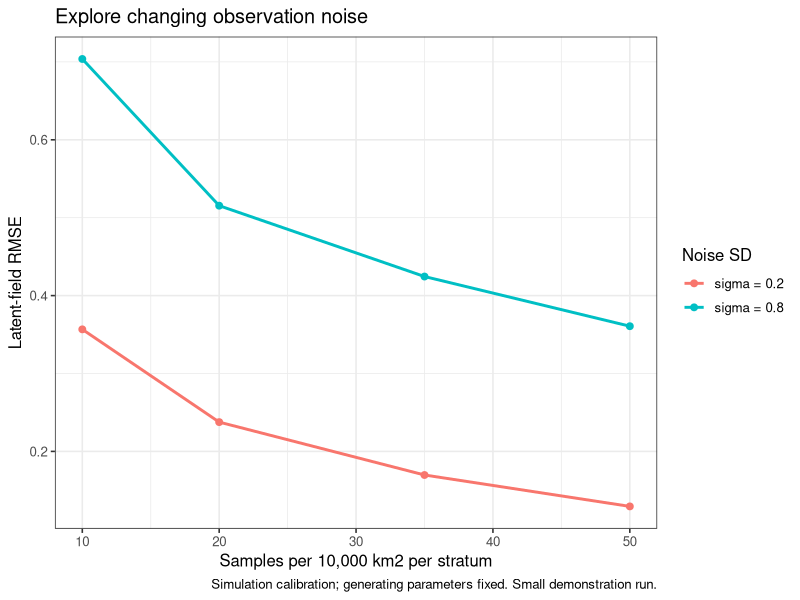
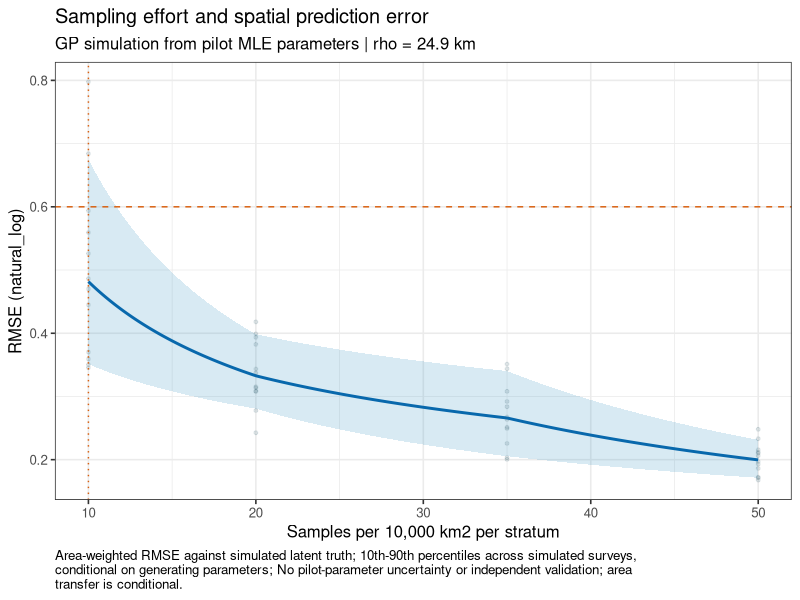
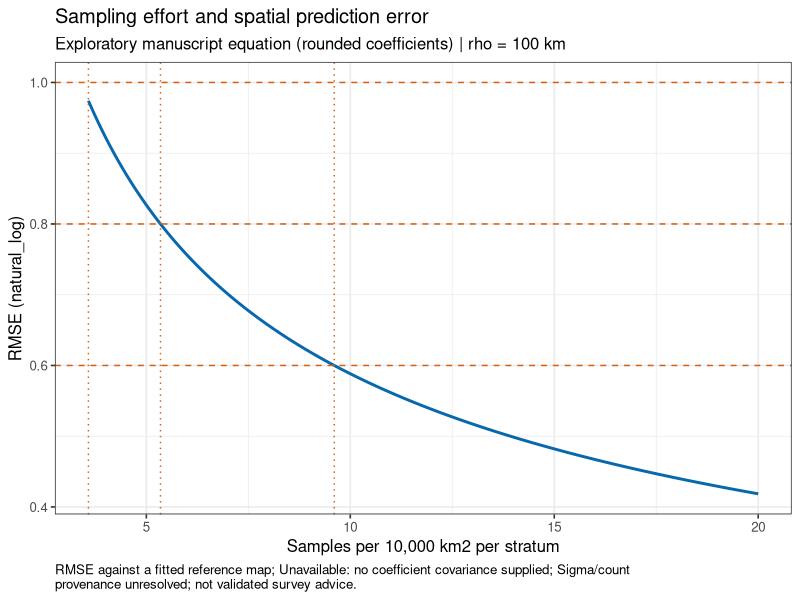

R code for these plots, in order:
# eDNA survey planner -----------------------------------------------------------
# Standalone prototype: source this file in RStudio. Editable scenarios and
# executable checks are at the VERY END. No downloads or files are written.
# To load functions only: options(edna.run_examples = FALSE); source("...")
# Dependencies: install.packages(c("dplyr", "ggplot2", "tidyr", "stringr"))
#
# Main functions:
#   calibrate_survey() : manuscript illustration, supplied GP parameters, or pilot
#   plan_samples()    : epsilon + area -> samples PER STRATUM
#   plan_area()       : samples PER STRATUM + epsilon -> conditional area
# Methods: predict(calibration, ...), plot(calibration), plot(plan), print(...).
#
# Units: coordinates and rho in km; area in km^2; alpha/sigma are STANDARD
# DEVIATIONS on the supplied response scale. Nothing is automatically logged.
# One sample = one observation at a distinct site within one stratum.
# Plan different strata separately. This does not optimise sampling locations.
#
# Two deliberately distinct error targets:
# * manuscript: RMSE versus a fitted reference map; rounded published regression
#   coefficients. Exploratory ONLY: archived sigma/count provenance unresolved.
# * GP simulation: RMSE versus known latent truth over a supplied grid; refits
#   by maximum likelihood (not the manuscript's Bayesian Stan fitting).
#   Results condition on the chosen/estimated generating parameters. Simulation
#   variability is NOT a confidence interval or a target-attainment guarantee.
# All area conversions assume the density relationship transfers to the new
# extent/geometry. They do not identify a geographic boundary of good inference.
#
# Local design brief: eDNA_sampling_package_brainstorm.md
# GP model: https://mc-stan.org/docs/stan-users-guide/gaussian-processes.html
# Paper relationship: log(epsilon) = omega + beta*log(E) + theta*log(rho)
#                                      + gamma*log(E)*log(rho)

.edna_packages <- c("dplyr", "ggplot2", "tidyr", "stringr")
.edna_missing <- .edna_packages[!vapply(.edna_packages, requireNamespace,
                                      logical(1), quietly = TRUE)]
if (length(.edna_missing)) {
  stop("Install required packages first: install.packages(c(",
       paste(sprintf('"%s"', .edna_missing), collapse = ", "), "))",
       call. = FALSE)
}
suppressPackageStartupMessages({
  library(dplyr)
  library(ggplot2)
  library(tidyr)
  library(stringr)
})

# Internal helpers -------------------------------------------------------------
.edna_positive <- function(z, name, scalar = FALSE, integer = FALSE,
                           allow_zero = FALSE) {
  if (!is.numeric(z) || !length(z) || any(!is.finite(z)) ||
      any(if (allow_zero) z < 0 else z <= 0) ||
      (scalar && length(z) != 1L) ||
      (integer && any(abs(z - round(z)) > 1e-8))) {
    stop(name, " must contain ", if (scalar) "one " else "",
         if (allow_zero) "non-negative" else "positive", " finite ",
         if (integer) "integer(s)." else "number(s).", call. = FALSE)
  }
}

.edna_seed <- function(seed, expr) {
  .edna_positive(seed, "seed", scalar = TRUE, integer = TRUE, allow_zero = TRUE)
  had_seed <- exists(".Random.seed", envir = .GlobalEnv, inherits = FALSE)
  if (had_seed) old_seed <- get(".Random.seed", envir = .GlobalEnv)
  on.exit(if (had_seed) assign(".Random.seed", old_seed, envir = .GlobalEnv)
          else if (exists(".Random.seed", envir = .GlobalEnv, inherits = FALSE))
            rm(".Random.seed", envir = .GlobalEnv), add = TRUE)
  set.seed(seed)
  force(expr)
}

.edna_xy <- function(data, x, y, name) {
  if (!is.data.frame(data) || !all(c(x, y) %in% names(data)))
    stop(name, " must be a data frame with columns ", x, " and ", y, ".",
         call. = FALSE)
  if (x == y || !all(vapply(data[c(x, y)], is.numeric, logical(1))))
    stop(name, " needs two different numeric coordinate columns in km.",
         call. = FALSE)
  xy <- as.matrix(data[c(x, y)])
  if (nrow(xy) < 5L || any(!is.finite(xy)) || anyDuplicated(as.data.frame(xy)))
    stop(name, " needs at least 5 finite, distinct coordinate pairs. Analyse ",
         "strata separately; do not count replicates as independent sites.",
         call. = FALSE)
  xy
}

.edna_d2 <- function(x, y = x) {
  pmax(outer(rowSums(x^2), rowSums(y^2), "+") - 2 * tcrossprod(x, y), 0)
}
.edna_cov <- function(d2, rho_km, spatial_sd) {
  spatial_sd^2 * exp(-d2 / (2 * rho_km^2))
}
.edna_solve <- function(R, b) backsolve(R, forwardsolve(t(R), b))

# Profile the constant mean using GLS; optimise free log covariance parameters.
# Bounded multistart MLE keeps the standalone script independent of Stan.
.edna_fit_gp <- function(xy, response, fixed = list()) {
  d2 <- .edna_d2(xy)
  distances <- sqrt(d2[upper.tri(d2)])
  sy <- stats::sd(response)
  if (!is.finite(sy) || sy < 1e-10)
    stop("The response has no usable variation for fitting a spatial GP.",
         call. = FALSE)
  lower <- c(rho_km = min(distances[distances > 0]) / 20,
             spatial_sd = sy * 1e-3, noise_sd = sy * 1e-3)
  upper <- c(rho_km = max(distances) * 10,
             spatial_sd = sy * 10, noise_sd = sy * 10)
  fixed <- unlist(fixed)
  free <- setdiff(names(lower), names(fixed))
  assemble <- function(par) {
    out <- setNames(numeric(3), names(lower))
    out[names(fixed)] <- fixed
    out[free] <- exp(par)
    out
  }
  evaluate <- function(par, details = FALSE) {
    p <- assemble(par)
    K <- .edna_cov(d2, p[["rho_km"]], p[["spatial_sd"]])
    diag(K) <- diag(K) + p[["noise_sd"]]^2 +
      1e-9 * (p[["spatial_sd"]]^2 + p[["noise_sd"]]^2)
    R <- tryCatch(chol(K), error = function(e) NULL)
    if (is.null(R)) return(1e100)
    inv_one <- .edna_solve(R, rep(1, nrow(xy)))
    mu <- sum(inv_one * response) / sum(inv_one)
    residual <- response - mu
    value <- sum(log(diag(R))) +
      sum(residual * .edna_solve(R, residual)) / 2 +
      length(response) * log(2 * pi) / 2
    if (details) list(parameters = p, mean = mu, R = R, value = value)
    else value
  }
  if (!length(free)) {
    result <- evaluate(numeric(), details = TRUE)
    result$at_boundary <- FALSE
    return(result)
  }
  starts <- lapply(c(0.1, 0.35, 0.8), function(fraction) {
    initial <- c(rho_km = max(distances) * fraction,
                 spatial_sd = sy * 0.8, noise_sd = sy * 0.5)
    initial <- pmin(pmax(initial, lower * 1.01), upper / 1.01)
    tryCatch(stats::optim(log(initial[free]), evaluate, method = "L-BFGS-B",
                         lower = log(lower[free]), upper = log(upper[free]),
                         control = list(maxit = 150)),
             error = function(e) NULL)
  })
  good <- vapply(starts, function(s) !is.null(s) && s$convergence == 0 &&
                   is.finite(s$value) && s$value < 1e99, logical(1))
  if (!any(good)) stop("GP optimisation did not converge. Check the data and ",
                       "parameter assumptions.", call. = FALSE)
  fits <- starts[good]
  best <- fits[[which.min(vapply(fits, `[[`, numeric(1), "value"))]]
  result <- evaluate(best$par, details = TRUE)
  result$at_boundary <- any(abs(best$par - log(lower[free])) < 0.01 |
                             abs(best$par - log(upper[free])) < 0.01)
  result
}

.edna_cal_check <- function(calibration) {
  if (!inherits(calibration, "edna_calibration"))
    stop("calibration must be returned by calibrate_survey().", call. = FALSE)
}

# Calibration ------------------------------------------------------------------
# Supply exactly one of:
# 1. preset = "manuscript", rho_km = ... (explicit exploratory preset)
# 2. rho_km, spatial_sd, noise_sd, domain, area_km2 (parameter simulation)
# 3. data, response, domain, area_km2 (pilot fit, then simulation).
#    Optional rho_km/spatial_sd/noise_sd FIX these parameters during pilot fit.
#
# domain: data frame of prediction AND candidate sampling locations, x/y in km.
# Optional domain$weight gives positive area weights; equal-area cells otherwise.
# Samples are selected uniformly among candidate locations without replacement.
# Pilot observations estimate parameters; they are NOT treated as legacy samples
# in the planned survey. Simulation refits all GP covariance parameters when
# refit = TRUE. refit = FALSE assumes parameters known, often optimistically.
#
# n_sim controls Monte Carlo accuracy, not statistical confidence. Use >= 100
# for substantive exploration, then assess convergence and independent accuracy.
# Dense GP calculations are capped at 500 grid points for this prototype.
calibrate_survey <- function(data = NULL, x = "x_km", y = "y_km",
                             response = "log_edna", domain = NULL,
                             area_km2 = NULL, rho_km = NULL,
                             spatial_sd = NULL, noise_sd = NULL,
                             preset = NULL, n_samples = c(10, 20, 40, 80),
                             n_sim = 30, seed = 42,
                             response_scale = "natural_log", refit = TRUE) {
  if (!is.character(response_scale) || length(response_scale) != 1L ||
      is.na(response_scale) || !nzchar(str_trim(response_scale)))
    stop("response_scale must name the scale of your response.", call. = FALSE)
  supplied <- list(rho_km = rho_km, spatial_sd = spatial_sd, noise_sd = noise_sd)
  for (nm in names(supplied)) if (!is.null(supplied[[nm]]))
    .edna_positive(supplied[[nm]], nm, scalar = TRUE, allow_zero = nm == "noise_sd")
  if (!is.null(preset)) {
    if (!identical(preset, "manuscript"))
      stop('The only preset is "manuscript".', call. = FALSE)
    if (!is.null(data) || !is.null(domain) || !is.null(spatial_sd) ||
        !is.null(noise_sd) || !is.null(area_km2))
      stop("The manuscript preset cannot accept data, domain, area, or altered ",
           "variance parameters. Use simulation calibration for those.", call. = FALSE)
    .edna_positive(rho_km, "rho_km", scalar = TRUE)
    if (rho_km < 25 || rho_km > 1000)
      stop("The manuscript illustration supports rho_km from 25 to 1000.",
           call. = FALSE)
    coefficients <- c(omega = 1.65, beta = -0.176, theta = -0.228, gamma = -0.0684)
    a <- unname(coefficients["omega"] + coefficients["theta"] * log(rho_km))
    b <- unname(coefficients["beta"] + coefficients["gamma"] * log(rho_km))
    if (b >= -1e-8) stop("The error curve cannot be safely inverted.", call. = FALSE)
    density <- exp(seq(log(3.58), log(20), length.out = 200))
    result <- list(engine = "manuscript", rho_km = rho_km,
                   spatial_sd = NA_real_, noise_sd = NA_real_,
                   coefficients = coefficients, a = a, b = b,
                   area_km2 = 200000, response_scale = "natural_log",
                   error_target = "RMSE against a fitted reference map",
                   source = "Exploratory manuscript equation (rounded coefficients)",
                   uncertainty = "Unavailable: no coefficient covariance supplied",
                   caveat = "Sigma/count provenance unresolved; not validated survey advice.",
                   curve = tibble(density = density, central = exp(a + b * log(density)),
                                  lower = NA_real_, upper = NA_real_))
    message("Using the exploratory manuscript equation; variance assumptions ",
            "and calibration provenance are unresolved.")
  } else {
    xy_grid <- .edna_xy(domain, x, y, "domain")
    if (nrow(xy_grid) > 500)
      stop("Use <= 500 domain cells for this dense-GP prototype. Check grid ",
           "resolution sensitivity before substantive use.", call. = FALSE)
    .edna_positive(area_km2, "area_km2", scalar = TRUE)
    .edna_positive(n_samples, "n_samples", integer = TRUE)
    .edna_positive(n_sim, "n_sim", scalar = TRUE, integer = TRUE)
    if (!is.logical(refit) || length(refit) != 1L || is.na(refit))
      stop("refit must be TRUE or FALSE.", call. = FALSE)
    sizes <- sort(unique(n_samples))
    if (length(sizes) < 3 || min(sizes) < 5 || max(sizes) > nrow(xy_grid))
      stop("Use at least 3 distinct sample sizes, all >= 5 and <= domain rows.",
           call. = FALSE)
    if (n_sim < 10) stop("Use n_sim >= 10 (prefer >= 100 for substantive work).",
                        call. = FALSE)
    weights <- if ("weight" %in% names(domain)) domain$weight else rep(1, nrow(domain))
    .edna_positive(weights, "domain$weight")
    weights <- weights / sum(weights)
    pilot_fit <- NULL
    fixed <- supplied[!vapply(supplied, is.null, logical(1))]
    if (!is.null(data)) {
      xy <- .edna_xy(data, x, y, "data")
      if (nrow(xy) > 500) stop("Use <= 500 pilot sites for this prototype.", call. = FALSE)
      if (!response %in% names(data) || !is.numeric(data[[response]]) ||
          any(!is.finite(data[[response]])))
        stop("response must name a finite numeric column. Transform and handle ",
             "zeros/detection limits explicitly before calibration.", call. = FALSE)
      pilot_fit <- .edna_fit_gp(xy, data[[response]], fixed)
      pars <- pilot_fit$parameters
      mu <- pilot_fit$mean
      if (pilot_fit$at_boundary)
        warning("Pilot covariance fit reached an optimisation bound; inspect ",
                "identifiability before using this calibration.", call. = FALSE)
    } else {
      if (length(fixed) != 3L)
        stop("Without pilot data, supply rho_km, spatial_sd, AND noise_sd.", call. = FALSE)
      pars <- unlist(fixed)
      mu <- 0
    }
    if (n_sim < 100) message("Small n_sim: quick exploration only; inspect Monte Carlo stability.")
    d2 <- .edna_d2(xy_grid)
    K <- .edna_cov(d2, pars[["rho_km"]], pars[["spatial_sd"]])
    R_latent <- chol(K + diag(1e-9 * pars[["spatial_sd"]]^2, nrow(K)))
    runs <- .edna_seed(seed, {
      rows <- vector("list", n_sim * length(sizes))
      k <- 0L
      for (iteration in seq_len(n_sim)) {
        truth <- mu + as.vector(t(R_latent) %*% rnorm(nrow(K)))
        observed <- truth + rnorm(nrow(K), sd = pars[["noise_sd"]])
        permutation <- sample.int(nrow(K))
        for (n in sizes) {
          idx <- permutation[seq_len(n)]
          fitted <- tryCatch(.edna_fit_gp(xy_grid[idx, , drop = FALSE], observed[idx],
                                         if (refit) list() else as.list(pars)),
                             error = function(e) stop("Simulation ", iteration,
                               ", n = ", n, ": ", conditionMessage(e), call. = FALSE))
          p <- fitted$parameters
          cross <- .edna_cov(d2[, idx, drop = FALSE], p[["rho_km"]], p[["spatial_sd"]])
          prediction <- fitted$mean + as.vector(cross %*%
            .edna_solve(fitted$R, observed[idx] - fitted$mean))
          k <- k + 1L
          rows[[k]] <- tibble(iteration = iteration, n_per_stratum = n,
                              density = 10000 * n / area_km2,
                              epsilon = sqrt(sum(weights * (prediction - truth)^2)),
                              boundary_fit = fitted$at_boundary)
        }
      }
      bind_rows(rows)
    })
    if (any(!is.finite(runs$epsilon) | runs$epsilon <= 0))
      stop("Simulation produced invalid RMSE values.", call. = FALSE)
    curve <- runs %>%
      group_by(density) %>%
      summarise(central_raw = exp(mean(log(epsilon))),
                lower_raw = as.numeric(quantile(epsilon, 0.1)),
                upper_raw = as.numeric(quantile(epsilon, 0.9)), .groups = "drop") %>%
      arrange(density)
    # Log-scale isotonic smoothing: an explicitly non-increasing planning curve.
    # Retain unsmoothed errors/runs so users can inspect Monte Carlo artefacts.
    decreasing <- function(z) exp(-stats::isoreg(log(curve$density), -log(z))$yf)
    curve <- curve %>% mutate(central = decreasing(central_raw),
                              lower = decreasing(lower_raw), upper = decreasing(upper_raw))
    boundary_rate <- mean(runs$boundary_fit)
    if (boundary_rate > 0.1)
      warning(round(100 * boundary_rate), "% of simulation fits reached an optimisation ",
              "bound. Small samples may not identify covariance parameters.", call. = FALSE)
    result <- list(engine = "simulation", rho_km = unname(pars["rho_km"]),
                   spatial_sd = unname(pars["spatial_sd"]),
                   noise_sd = unname(pars["noise_sd"]), area_km2 = area_km2,
                   response_scale = response_scale,
                   error_target = "Area-weighted RMSE against simulated latent truth",
                   source = if (is.null(data)) "GP simulation from supplied parameters"
                            else "GP simulation from pilot MLE parameters",
                   uncertainty = "10th-90th percentiles across simulated surveys, conditional on generating parameters",
                   caveat = "No pilot-parameter uncertainty or independent validation; area transfer is conditional.",
                   curve = curve, runs = runs, pilot_fit = pilot_fit,
                   diagnostics = list(boundary_fit_fraction = boundary_rate,
                                      pilot_boundary = !is.null(pilot_fit) && pilot_fit$at_boundary),
                   n_sim = n_sim, seed = seed, refit = refit,
                   domain = domain, grid_weights = weights,
                   parameters_fixed_in_pilot = names(fixed))
  }
  class(result) <- "edna_calibration"
  result
}

print.edna_calibration <- function(x, ...) {
  cat(x$source, "\n", x$error_target, " [", x$response_scale, "]\n", sep = "")
  print(tibble(rho_km = x$rho_km, spatial_sd = x$spatial_sd, noise_sd = x$noise_sd,
               reference_area_km2 = x$area_km2,
               min_density = min(x$curve$density), max_density = max(x$curve$density)))
  cat(x$uncertainty, "\n", x$caveat, "\n", sep = "")
  invisible(x)
}

.edna_curve_at <- function(calibration, density, column = "central") {
  if (calibration$engine == "manuscript") {
    if (column != "central") return(rep(NA_real_, length(density)))
    return(exp(calibration$a + calibration$b * log(density)))
  }
  exp(stats::approx(log(calibration$curve$density), log(calibration$curve[[column]]),
                    xout = log(density), rule = 1)$y)
}

.edna_required <- function(calibration, epsilon, criterion) {
  .edna_cal_check(calibration)
  .edna_positive(epsilon, "epsilon")
  if (criterion == "upper" && calibration$engine == "manuscript")
    stop("The manuscript preset has no uncertainty estimates. Use central, or ",
         "a simulation calibration for an upper-quantile scenario.", call. = FALSE)
  lo <- min(calibration$curve$density)
  hi <- max(calibration$curve$density)
  column <- if (criterion == "upper") "upper" else "central"
  bind_rows(lapply(epsilon, function(target) {
    minimum_error <- .edna_curve_at(calibration, hi, column)
    low_density_error <- .edna_curve_at(calibration, lo, column)
    if (target < minimum_error * (1 - 1e-10)) {
      density <- NA_real_
      status <- "target_beyond_calibrated_density"
    } else if (target >= low_density_error) {
      density <- lo
      status <- "lowest_calibrated_density_suffices"
    } else {
      # Leftmost density meeting the target, including isotonic flat segments.
      # Bisection is valid for both the analytic curve and monotone interpolation.
      left <- log(lo); right <- log(hi)
      for (i in seq_len(60)) {
        middle <- (left + right) / 2
        if (.edna_curve_at(calibration, exp(middle), column) <= target)
          right <- middle else left <- middle
      }
      density <- exp(right)
      status <- "within_density_calibration"
    }
    tibble(epsilon_target = target, required_density = density, status = status)
  }))
}

.edna_plan <- function(table, calibration, kind, criterion) {
  table <- table %>% mutate(criterion = criterion, response_scale = calibration$response_scale,
                            error_target = calibration$error_target)
  class(table) <- c("edna_plan", class(table))
  attr(table, "calibration") <- calibration
  attr(table, "kind") <- kind
  table
}

# Target error -> sampling effort -----------------------------------------------
# Vectors of epsilon and area produce ALL combinations (not pairwise recycling).
# criterion = "central": geometric mean RMSE curve.
# criterion = "upper": 90th percentile simulation curve, NOT validated assurance.
# Counts refer to ONE stratum. A rounded count outside density support is NA.
plan_samples <- function(calibration, epsilon, area_km2 = 10000,
                          criterion = c("central", "upper")) {
  criterion <- match.arg(criterion)
  .edna_positive(area_km2, "area_km2")
  requirements <- .edna_required(calibration, epsilon, criterion)
  table <- tidyr::expand_grid(requirements, area_km2 = unique(area_km2)) %>%
    mutate(n_per_stratum = pmax(1, ceiling(area_km2 * required_density / 10000 - 1e-10)),
           realised_density = 10000 * n_per_stratum / area_km2,
           rounded_outside = !is.na(realised_density) &
             realised_density > max(calibration$curve$density) * (1 + 1e-9),
           status = if_else(rounded_outside, "integer_count_outside_density_support", status),
           n_per_stratum = if_else(rounded_outside, NA_real_, n_per_stratum),
           realised_density = if_else(rounded_outside, NA_real_, realised_density),
           epsilon_central = .edna_curve_at(calibration, realised_density),
           epsilon_q10 = .edna_curve_at(calibration, realised_density, "lower"),
           epsilon_q90 = .edna_curve_at(calibration, realised_density, "upper"),
           area_scaling = if_else(abs(area_km2 - calibration$area_km2) < 1e-8,
                                 "reference_area; geometry_must_match",
                                 "conditional_transfer_to_different_area")) %>%
    select(-rounded_outside)
  .edna_plan(table, calibration, "samples", criterion)
}

# Available effort -> density-equivalent area ----------------------------------
# This reports a conditional size, NOT the map of a trustworthy region.
plan_area <- function(calibration, n_per_stratum, epsilon,
                       criterion = c("central", "upper")) {
  criterion <- match.arg(criterion)
  .edna_positive(n_per_stratum, "n_per_stratum", integer = TRUE)
  requirements <- .edna_required(calibration, epsilon, criterion)
  table <- tidyr::expand_grid(requirements, n_per_stratum = unique(n_per_stratum)) %>%
    mutate(area_km2 = 10000 * n_per_stratum / required_density,
           area_interpretation = "conditional density-equivalent area; geometry not validated")
  .edna_plan(table, calibration, "area", criterion)
}

# Existing effort and area -> predicted error -----------------------------------
predict.edna_calibration <- function(object, n_per_stratum, area_km2 = 10000, ...) {
  .edna_cal_check(object)
  .edna_positive(n_per_stratum, "n_per_stratum", integer = TRUE)
  .edna_positive(area_km2, "area_km2")
  table <- tidyr::expand_grid(n_per_stratum = unique(n_per_stratum),
                             area_km2 = unique(area_km2)) %>%
    mutate(density = 10000 * n_per_stratum / area_km2,
           supported = density >= min(object$curve$density) * (1 - 1e-9) &
             density <= max(object$curve$density) * (1 + 1e-9),
           epsilon_central = if_else(supported, .edna_curve_at(object, density), NA_real_),
           epsilon_q10 = if_else(supported, .edna_curve_at(object, density, "lower"), NA_real_),
           epsilon_q90 = if_else(supported, .edna_curve_at(object, density, "upper"), NA_real_),
           status = if_else(supported, "within_density_calibration", "outside_density_calibration"),
           area_scaling = if_else(abs(area_km2 - object$area_km2) < 1e-8,
                                 "reference_area; geometry_must_match",
                                 "conditional_transfer_to_different_area")) %>%
    select(-supported)
  .edna_plan(table, object, "prediction", "central")
}

print.edna_plan <- function(x, ...) {
  cal <- attr(x, "calibration")
  cat(cal$source, "\n", cal$error_target, "\n", sep = "")
  cat("All counts are per stratum; area conversions assume transferable geometry.\n")
  if (cal$engine == "simulation")
    cat("q10-q90 describes simulated survey variability, not a confidence interval.\n")
  else cat(cal$caveat, "\n")
  print(tibble::as_tibble(x), ...)
  invisible(x)
}

# Plotting ---------------------------------------------------------------------
plot.edna_calibration <- function(x, ...) {
  .edna_cal_check(x)
  # Draw the SAME log-interpolated curve used by the planner, rather than
  # straight segments between sparse simulation sizes on an arithmetic axis.
  draw_density <- exp(seq(log(min(x$curve$density)), log(max(x$curve$density)),
                          length.out = 300))
  draw_density[c(1, length(draw_density))] <- range(x$curve$density)
  draw_curve <- tibble(density = draw_density,
                       central = .edna_curve_at(x, draw_density),
                       lower = .edna_curve_at(x, draw_density, "lower"),
                       upper = .edna_curve_at(x, draw_density, "upper"))
  p <- ggplot(draw_curve, aes(x = density, y = central))
  if (x$engine == "simulation") {
    p <- p + geom_ribbon(aes(ymin = lower, ymax = upper), fill = "#2B8CBE", alpha = 0.18) +
      geom_point(data = x$runs, aes(x = density, y = epsilon),
                 inherit.aes = FALSE, colour = "#466B7A", alpha = 0.15, size = 1)
  }
  p + geom_line(colour = "#0868AC", linewidth = 1) +
    labs(title = "Sampling effort and spatial prediction error",
         subtitle = stringr::str_wrap(paste(x$source, "| rho =", round(x$rho_km, 1), "km"), 90),
         x = "Samples per 10,000 km2 per stratum",
         y = paste0("RMSE (", x$response_scale, ")"),
         caption = stringr::str_wrap(paste(x$error_target, x$uncertainty,
                                           x$caveat, sep = "; "), 105)) +
    theme_bw(base_size = 12) + theme(plot.caption = element_text(hjust = 0))
}

plot.edna_plan <- function(x, ...) {
  cal <- attr(x, "calibration")
  p <- plot(cal)
  if (cal$engine == "simulation" && any(x$criterion == "upper"))
    p <- p + geom_line(aes(y = upper), colour = "#0868AC", linetype = "longdash")
  if (attr(x, "kind") == "prediction") {
    points <- tibble::as_tibble(x) %>% filter(is.finite(epsilon_central))
    p <- p + geom_point(data = points, aes(x = density, y = epsilon_central),
                         inherit.aes = FALSE, colour = "#D95F0E", size = 3)
  } else {
    targets <- tibble::as_tibble(x) %>% distinct(epsilon_target)
    positions <- tibble::as_tibble(x) %>% filter(is.finite(required_density)) %>%
      distinct(required_density)
    p <- p + geom_hline(data = targets, aes(yintercept = epsilon_target),
                         colour = "#D95F0E", linetype = "dashed") +
      geom_vline(data = positions, aes(xintercept = required_density),
                 colour = "#D95F0E", linetype = "dotted")
  }
  p
}

# ==============================================================================
# PLAYGROUND AND RUNNABLE CHECKS -- edit this section and run it again
# ==============================================================================
# Source the whole file once. Then change variables below and rerun scenarios.
# Set options(edna.run_examples = FALSE) before sourcing to load functions only.
# No plots/files are automatically saved. In RStudio, plots appear in Plots.
# For a console-only run, plot objects remain available after source().

RUN_EXAMPLES <- getOption("edna.run_examples", TRUE)
RUN_GP_EXAMPLES <- TRUE  # set FALSE for only the instant manuscript scenarios
SHOW_PLOTS <- interactive()

if (RUN_EXAMPLES) {
  # A. Change acceptable error, patchiness, and survey area -----------------------
  rho_to_try <- 100                   # km: manuscript illustration range 25-1000
  epsilon_to_try <- c(0.6, 0.8, 1.0)  # natural-log RMSE, NOT percentage error
  area_to_try <- 50000                # km^2 for ONE stratum
  available_samples <- c(25, 50, 100) # per stratum, not PCR replicates

  paper_cal <- calibrate_survey(preset = "manuscript", rho_km = rho_to_try)
  sample_scenarios <- plan_samples(paper_cal, epsilon_to_try, area_to_try)
  area_scenarios <- plan_area(paper_cal, available_samples, epsilon = 0.8)
  current_survey <- predict(paper_cal, n_per_stratum = available_samples,
                            area_km2 = area_to_try)
  print(sample_scenarios)
  print(area_scenarios)
  print(current_survey)
  sample_plot <- plot(sample_scenarios)
  if (SHOW_PLOTS) print(sample_plot)

  # B. Compare patchy and smooth species -----------------------------------------
  rho_scenarios <- c(50, 100, 500)
  patchiness_comparison <- bind_rows(lapply(rho_scenarios, function(rho) {
    cal <- calibrate_survey(preset = "manuscript", rho_km = rho)
    plan_samples(cal, epsilon = 0.8, area_km2 = area_to_try) %>%
      tibble::as_tibble() %>% mutate(rho_km = rho)
  })) %>% mutate(scenario = str_glue("rho = {rho_km} km"))
  print(patchiness_comparison %>%
          select(scenario, epsilon_target, required_density, n_per_stratum, status))

  if (RUN_GP_EXAMPLES) {
    # C. Supplied parameters: change sigma and see its actual effect -------------
    # A 100 x 100 km domain divided into equal-area cells; coords are centroids.
    # Change grid resolution as a sensitivity check (<= 500 total grid points).
    grid_side <- 8L
    domain_width_km <- 100
    domain_height_km <- 100
    demo_domain <- tidyr::expand_grid(
      x_km = (seq_len(grid_side) - 0.5) * domain_width_km / grid_side,
      y_km = (seq_len(grid_side) - 0.5) * domain_height_km / grid_side)
    demo_area <- domain_width_km * domain_height_km
    demo_rho <- 30
    demo_spatial_sd <- 1.0             # alpha, not alpha^2
    noise_levels <- c(0.2, 0.8)        # sigma, not sigma^2; fixed per calibration
    sample_sizes <- c(10, 20, 35, 50)
    simulation_repeats <- 12L          # quick demo; increase >= 100 for exploration
    demo_seed <- 2026

    noise_calibrations <- lapply(noise_levels, function(sigma) {
      calibrate_survey(domain = demo_domain, area_km2 = demo_area,
                       rho_km = demo_rho, spatial_sd = demo_spatial_sd,
                       noise_sd = sigma, n_samples = sample_sizes,
                       n_sim = simulation_repeats, seed = demo_seed, refit = TRUE)
    })
    noise_comparison <- bind_rows(lapply(seq_along(noise_levels), function(i) {
      noise_calibrations[[i]]$curve %>% mutate(noise_sd = noise_levels[i])
    })) %>% mutate(scenario = str_glue("sigma = {noise_sd}"))
    noise_plot <- ggplot(noise_comparison, aes(density, central, colour = scenario)) +
      geom_line(linewidth = 1) + geom_point(size = 2) +
      labs(x = "Samples per 10,000 km2 per stratum", y = "Latent-field RMSE",
           colour = "Noise SD", title = "Explore changing observation noise",
           caption = "Simulation calibration; generating parameters fixed. Small demonstration run.") +
      theme_bw(base_size = 12)
    print(noise_comparison %>% select(scenario, density, central, lower, upper))
    if (SHOW_PLOTS) print(noise_plot)

    # D. Raw pilot data: synthetic example, replace pilot with YOUR data ----------
    # Your table needs x_km, y_km, log_edna (or specify other column names).
    # pilot <- read.csv("my_pilot.csv")
    # Supply the real domain and its area; do not treat lon/lat degrees as km.
    pilot <- .edna_seed(81, {
      xy <- as.matrix(demo_domain[c("x_km", "y_km")])
      K <- .edna_cov(.edna_d2(xy), demo_rho, demo_spatial_sd)
      z <- as.vector(t(chol(K + diag(1e-9, nrow(K)))) %*% rnorm(nrow(K)))
      demo_domain %>% mutate(log_edna = 2 + z + rnorm(n(), sd = 0.4)) %>%
        slice_sample(n = 50)
    })
    pilot_cal <- calibrate_survey(data = pilot, domain = demo_domain,
                                  area_km2 = demo_area, n_samples = sample_sizes,
                                  n_sim = simulation_repeats, seed = demo_seed)
    print(pilot_cal)
    pilot_epsilon <- 0.6               # edit this acceptable-error target
    pilot_plan <- plan_samples(pilot_cal, epsilon = pilot_epsilon, area_km2 = demo_area)
    upper_plan <- plan_samples(pilot_cal, epsilon = pilot_epsilon,
                               area_km2 = demo_area, criterion = "upper")
    print(pilot_plan)
    print(upper_plan)
    pilot_plot <- plot(pilot_plan)
    if (SHOW_PLOTS) print(pilot_plot)
  }

  # E. Deterministic self-checks: separate fixed fixtures from your scenarios ----
  # These check code behaviour, NOT ecological validity of the manuscript preset.
  check_cal <- calibrate_survey(preset = "manuscript", rho_km = 100)
  check_n <- plan_samples(check_cal, epsilon = 0.8, area_km2 = 50000)
  check_area <- plan_area(check_cal, n_per_stratum = 100, epsilon = 0.8)
  check_roundtrip <- predict(check_cal, n_per_stratum = 100,
                             area_km2 = check_area$area_km2)
  check_strict <- plan_samples(check_cal, epsilon = c(0.6, 0.8), area_km2 = 50000)
  check_unreachable <- plan_samples(check_cal, epsilon = 0.001)
  check_loose <- plan_samples(check_cal, epsilon = 100, area_km2 = 50000)
  stopifnot(
    abs(check_n$required_density - 5.34696083244) < 1e-8,
    check_n$n_per_stratum == 27,
    check_n$epsilon_central <= 0.8,
    abs(check_roundtrip$epsilon_central - 0.8) < 1e-8,
    check_strict$n_per_stratum[1] >= check_strict$n_per_stratum[2],
    is.na(check_unreachable$n_per_stratum),
    check_unreachable$status == "target_beyond_calibrated_density",
    check_loose$status == "lowest_calibrated_density_suffices",
    nrow(plan_samples(check_cal, c(0.7, 0.8), c(10000, 50000))) == 4,
    inherits(try(plan_samples(check_cal, epsilon = -1), silent = TRUE), "try-error"),
    inherits(try(plan_area(check_cal, n_per_stratum = 1.5, epsilon = 0.8),
                 silent = TRUE), "try-error")
  )
  if (RUN_GP_EXAMPLES) {
    stopifnot(
      inherits(pilot_cal, "edna_calibration"),
      all(is.finite(pilot_cal$runs$epsilon)),
      all(vapply(seq_along(noise_levels), function(i)
        noise_calibrations[[i]]$noise_sd == noise_levels[i], logical(1)))
    )
  }
  message("Planner self-checks passed. Edit the scenario variables above and rerun.")
}
